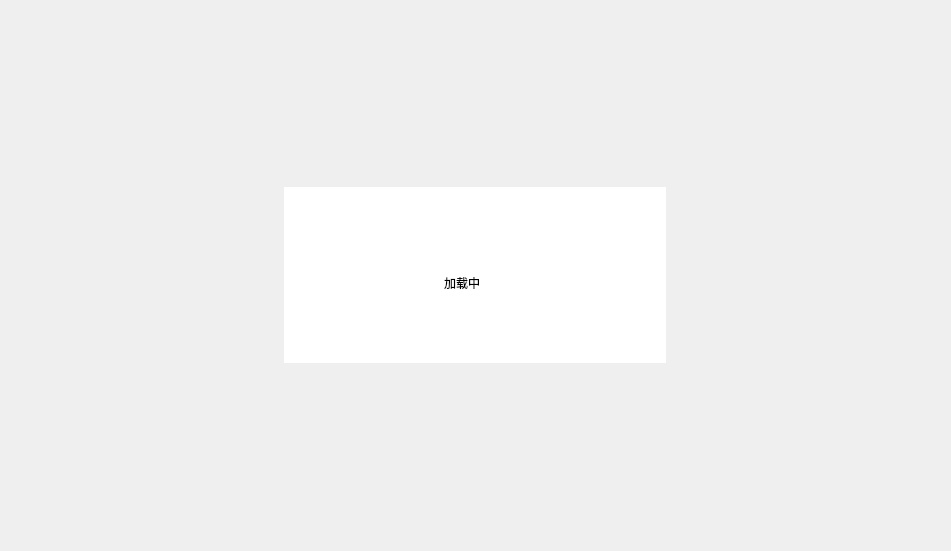
<?xml version="1.0" encoding="UTF-8"?>
<ui version="4.0">
 <class>Loading</class>
 <widget class="QWidget" name="Loading">
  <property name="geometry">
   <rect>
    <x>0</x>
    <y>0</y>
    <width>951</width>
    <height>551</height>
   </rect>
  </property>
  <property name="sizePolicy">
   <sizepolicy hsizetype="Maximum" vsizetype="Maximum">
    <horstretch>0</horstretch>
    <verstretch>0</verstretch>
   </sizepolicy>
  </property>
  <property name="windowTitle">
   <string>Form</string>
  </property>
  <layout class="QHBoxLayout" name="horizontalLayout_2">
   <item>
    <widget class="QWidget" name="w_loading" native="true">
     <property name="sizePolicy">
      <sizepolicy hsizetype="Maximum" vsizetype="Maximum">
       <horstretch>0</horstretch>
       <verstretch>0</verstretch>
      </sizepolicy>
     </property>
     <property name="maximumSize">
      <size>
       <width>382</width>
       <height>176</height>
      </size>
     </property>
     <property name="styleSheet">
      <string notr="true">QWidget#w_loading {
	background-color: rgb(255, 255, 255);
}
QWidget#w_loading QLabel#l_title {
	font: 40px &quot;黑体&quot;;
}</string>
     </property>
     <layout class="QHBoxLayout" name="horizontalLayout" stretch="0,0">
      <property name="spacing">
       <number>1</number>
      </property>
      <property name="leftMargin">
       <number>59</number>
      </property>
      <property name="topMargin">
       <number>24</number>
      </property>
      <item>
       <widget class="QLabel" name="l_icon">
        <property name="sizePolicy">
         <sizepolicy hsizetype="Minimum" vsizetype="Preferred">
          <horstretch>0</horstretch>
          <verstretch>0</verstretch>
         </sizepolicy>
        </property>
        <property name="minimumSize">
         <size>
          <width>100</width>
          <height>100</height>
         </size>
        </property>
        <property name="text">
         <string>&lt;html&gt;&lt;head/&gt;&lt;body&gt;&lt;p&gt;&lt;br/&gt;&lt;/p&gt;&lt;/body&gt;&lt;/html&gt;</string>
        </property>
        <property name="alignment">
         <set>Qt::AlignCenter</set>
        </property>
       </widget>
      </item>
      <item>
       <widget class="QLabel" name="l_title">
        <property name="sizePolicy">
         <sizepolicy hsizetype="Expanding" vsizetype="Preferred">
          <horstretch>0</horstretch>
          <verstretch>0</verstretch>
         </sizepolicy>
        </property>
        <property name="text">
         <string>加载中</string>
        </property>
        <property name="alignment">
         <set>Qt::AlignLeading|Qt::AlignLeft|Qt::AlignVCenter</set>
        </property>
        <property name="wordWrap">
         <bool>true</bool>
        </property>
       </widget>
      </item>
     </layout>
    </widget>
   </item>
  </layout>
 </widget>
 <resources/>
 <connections/>
</ui>
